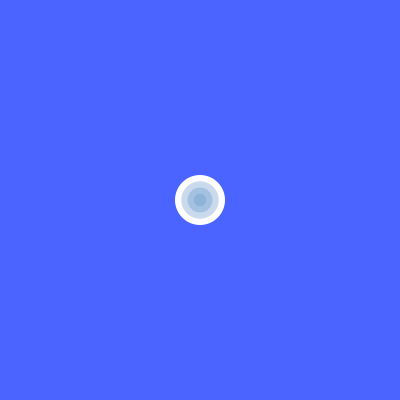
Frame 1 (no input)
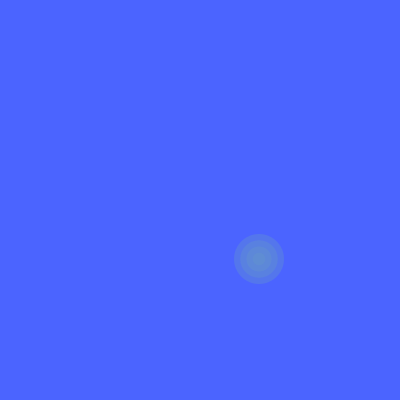
Frame 60 (the mouse pressed at the canvas centre just before this capture)
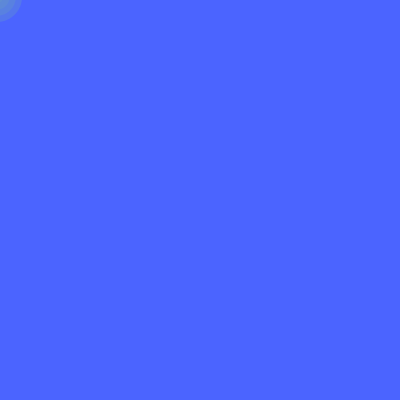
Frame 120 (the mouse held since frame 60 and released just before this capture)

The Processing sketch that drew these frames (run headless with seeded random() and noise(); from frame 60 on, the mouse is pressed at the canvas centre):

// Processing sketch: processing_38819
// ── processing_38819.pde

//HW7.2, September 2011
//Copyright Manuela Kind, CMU Pittsburgh PA

//----------variables--------------

float x, y;         //postition
float dia;          //diameter
float veloX, veloY; //velocity x + y
color col;

//----------setup------------------

void setup()
{
  size  (400, 400);
  x = width/2;
  y = height/2;
  dia   = 50;
  veloX = 1;
  veloY = 1;
  col   = color(100, 150, 200, 90);
  smooth();
  noStroke();
}

//----------draw-------------------

void draw()
{
  backgr();
  bubble();
  moveBubbleX();
  moveBubbleY();
  increaseX();
  increaseY();
  decreaseX();
  decreaseY();
  keyPressed();
}

//-------------increaseY----------------

void increaseY()
{  if (frameCount > 50);

     if (mouseY > pmouseY)
      {
      float dif = 0.05*(mouseY - pmouseY);
      veloY = veloY + dif;
      }
}
void decreaseY()
{    if (mouseY < pmouseY)
     {
     float dif = 0.05*(pmouseY - mouseY);
     veloY = veloY - 2*dif;     
     }
 }
//-------------increaseX----------------

void increaseX()
{  if (frameCount > 50);

     if (mouseX > pmouseX)
     {
     float dif = 0.05*(mouseX - pmouseX);
     veloX = veloX + dif;
     }
}
void decreaseX()
{    if (mouseX < pmouseX)
     {
     float dif = 0.05*(pmouseX - mouseX);
     veloX = veloX - 2*dif;     
     }
}


//-----------moveBubbleX----------------

void moveBubbleX()
{
  x = x + veloX;

  if (x > width+dia/2)
  {
  x = -dia/2;
  }
  if (x < 0-dia/2)
  {
    x = width-dia/2;
  }
}

//-----------moveBubbleY----------------

void moveBubbleY()
{
  y = y + veloY;

  if (y > height+dia/2)
  {
    y = -dia/2;
  }
  if (y < 0-dia/2)
  {
   y = height-dia/2;
  }
}

//----------bubble---------------

void bubble()
{
  ellipse(x, y, dia, dia); 
  fill(col);

  ellipse(x, y, dia*0.75, dia*0.75); 
  fill(col);

  ellipse(x, y, dia/2, dia/2); 
  fill(col);

  ellipse(x, y, dia/4, dia/4); 
  fill(col);
}

//--------background---------------

void backgr()
{
  background(75, 100, 255, 20);
}

//---------------reset------------------

void keyPressed()

{ if (keyPressed == true)
 {
 pushMatrix();
 x = width/2;
 y = height/2;
 veloX = 0;
 veloY = 0;
 popMatrix();
 }
}
